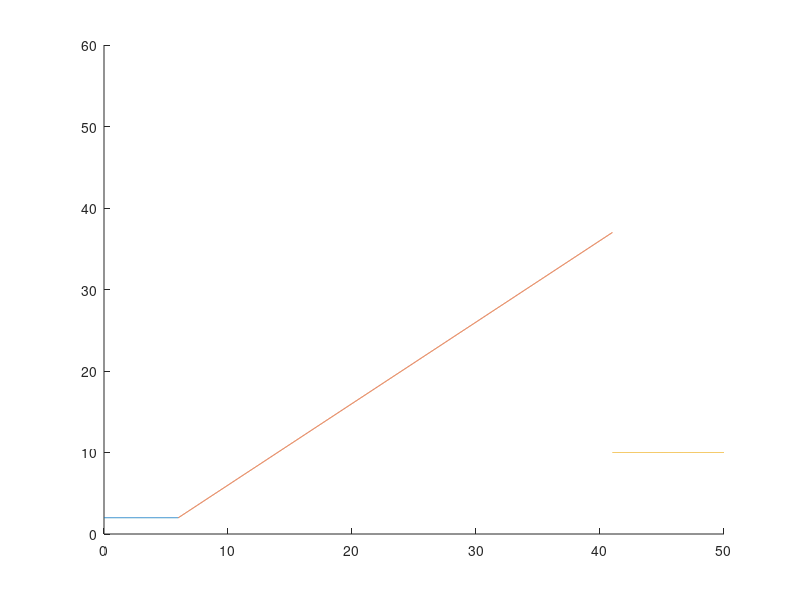

Write the MATLAB code that produced this figure.
x1=0:0.01:6;
x2=6:0.01:41;
x3=41:0.01:50;

y1=((x1*0)+2);
y2=((-4+x2));
y3=((x3*0)+10);

hold on
ylim([0, 60])
plot(x1,y1)
plot(x2,y2)
plot(x3,y3)